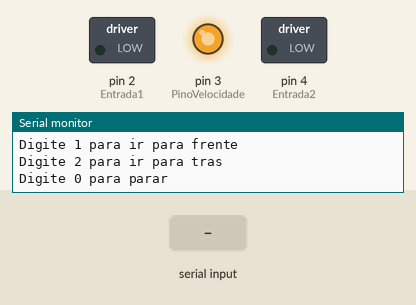
This sketch was run on a simulated Arduino Uno, built with avr-gcc and run on an emulated ATmega328P. Shown: switched loads named in the sketch (green lamp = pin HIGH), output pins drawn as LEDs (lit = HIGH), the last lines printed to the serial monitor. Inputs (shaded band) come from the test bench.

Above: at 1.2 s.
1.3 s: "1\n" received over Serial
At 2.1 s:
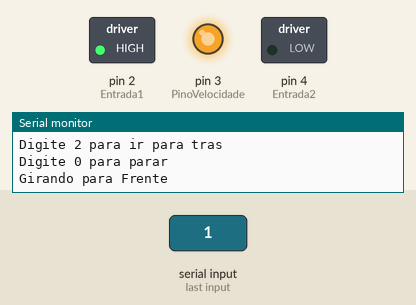
3.9 s: "2\n" received over Serial
At 4.7 s:
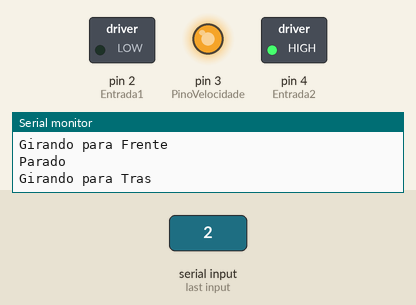
Timing chart, 0 to 6.9 s (numbered marks = the images above; inputs shaded):
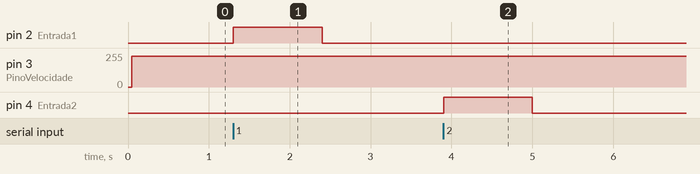

The sketch:

motor_h.ino
```cpp
//Programa: Controle de motor DC com L293D
//Autor: Saulo Alexandre


int PinoVelocidade = 3; //Pino que define a velocidade do motor e está ligado ao pino 1 do L293D e a Digital 3 do Arduino
int Entrada1 = 2; //Entrada do terminal do motor ligado ao pino 2 do L293D e a Digital 2 do Arduino
int Entrada2 = 4; //Entrada do terminal do motor ligado ao pino 7 do L293D e a Digital 7 do Arduino

void setup( )
{
    //Iniciando o Serial do arduino
    Serial.begin(9600);
    Serial.println("Vamos la controlar o motor:");
    Serial.println("Digite 1 para ir para frente");
    Serial.println("Digite 2 para ir para tras");
    Serial.println("Digite 0 para parar");
    //Define os pinos como saida
    pinMode(PinoVelocidade, OUTPUT);
    pinMode(Entrada1, OUTPUT);
    pinMode(Entrada2, OUTPUT);

}

void loop( )
{

    //Define a velocidade de rotacao
    int velocidade = 1000;
    analogWrite(PinoVelocidade, velocidade);
    //Verificando se algum valor foi inserido no Serial
    if(Serial.available() > 0) {
        //Convertendo esse valor para Inteiro e atribuindo a variável val
        int val = Serial.parseInt();
        //definindo o movimento do motor de acordo com o valor digitado
        if (val == 1) {
            digitalWrite(Entrada1, HIGH);
            digitalWrite(Entrada2, LOW);
            Serial.println("Girando para Frente");
        } else if (val == 2) {
            digitalWrite(Entrada1, LOW);
            digitalWrite(Entrada2, HIGH);
            Serial.println("Girando para Tras");
        } else if (val == 0) {
            digitalWrite(Entrada1, LOW);
            digitalWrite(Entrada2, LOW);
            Serial.println("Parado");
        } else {
            Serial.println("Opcao Invalida");
            Serial.println("Digite 0, 1 ou 2");
        }

        //dando um intervalo para evitar mudança de estado brusca
        delay (100);
    }
}
```

Measured:
- after the input at 1.3 s, pin 2 (Entrada1): LOW → HIGH at once, → LOW 1.1 s later
- after the input at 3.9 s, pin 4 (Entrada2): LOW → HIGH at once, → LOW 1.1 s later
